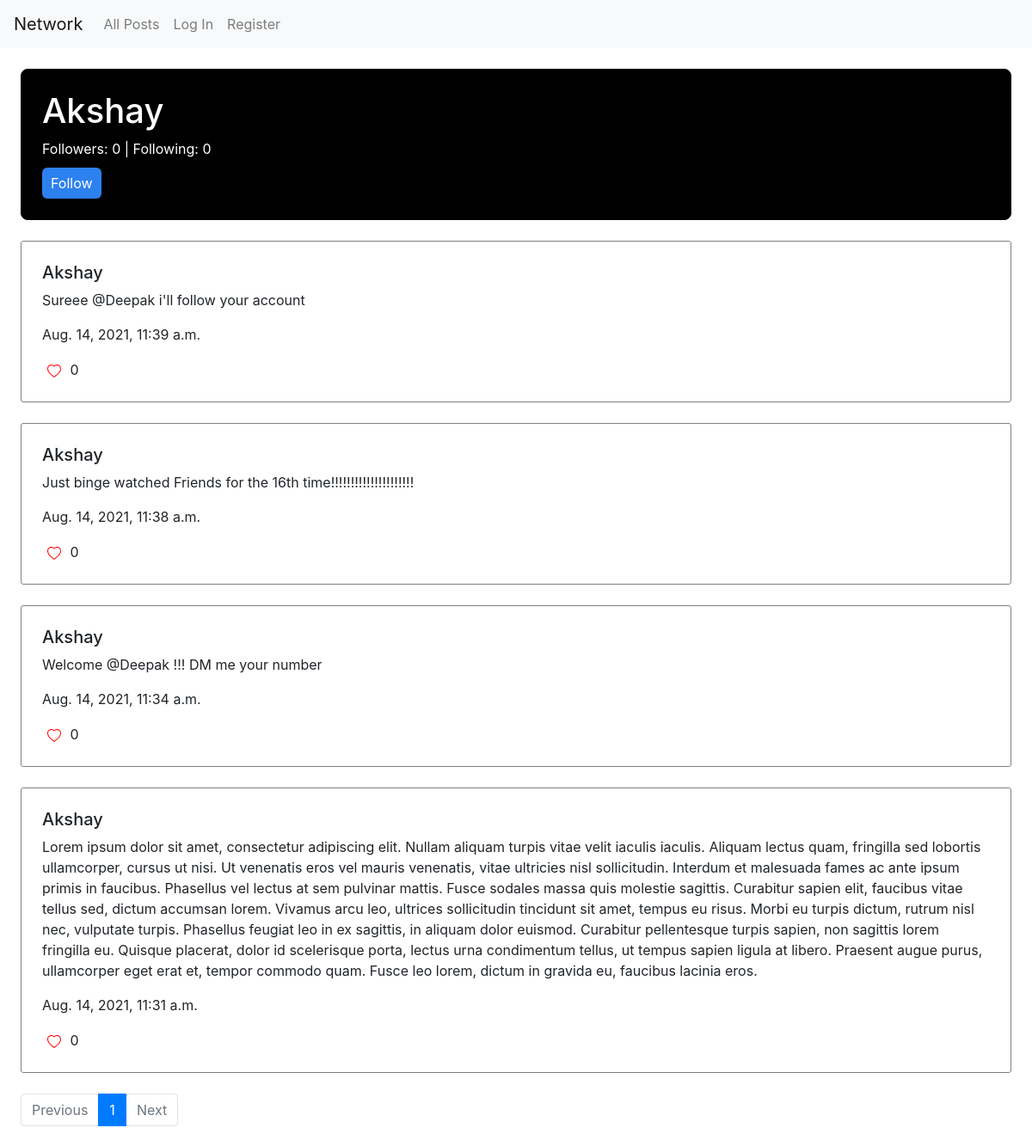
Screenshot of /user/Akshay with the database file from the repository.
### network/models.py (models this page shows, shortened)
class User(AbstractUser):
    pass

class Profile(models.Model):
    person=models.ForeignKey(User,on_delete=models.CASCADE,related_name="person",default=None)
    following=models.ManyToManyField(User,blank=True,related_name="followers")
    follower=models.ManyToManyField(User,blank=True,related_name="following")

class Post(models.Model):
    poster=models.ForeignKey(User,on_delete=models.CASCADE,related_name="poster")
    post_content=models.TextField(default=None,verbose_name="New Post")
    date=models.DateTimeField(default=datetime.datetime.now())
    likes=models.ManyToManyField(User,blank=True,related_name="post")

### network/views.py (the view)
# urls.py: path("user/<str:username>",views.profile_view,name="profile"),
def profile_view(request,username):
    profile=User.objects.get(username=username)
    posts_by_this_user=Post.objects.filter(poster=profile)
    follower_following=Profile.objects.get(person=profile)
    is_follow=False
    if request.user in follower_following.follower.all():
        is_follow=True
    posts_by_this_user=posts_by_this_user[::-1]
    paginator = Paginator(posts_by_this_user, 10)
    page_number = request.GET.get('page')
    page_obj = paginator.get_page(page_number)
    return render(request,"network/profile.html", {
        "page_obj":page_obj,
        "profile":profile,
        "profile_stats":follower_following,
        "is_follow":is_follow
    })

### network/templates/network/profile.html (shortened to what this page needs)
{% extends "network/layout.html" %}
{% block body %}
    <div style="display: grid; grid-template-columns: 100%;">
        <div style="margin-top: 2%; margin-left: 2%; margin-right: 2%; border: 1px solid black; padding: 2%; border-radius: 8px; background-color: black; color: white;">
            <h1>{{profile}}</h1>
            <div>Followers: <span>{{profile_stats.follower.all.count}}</span> | Following: {{profile_stats.following.all.count}}</div>
            {% if profile != request.user %}
                <div><button class="button_blue" id="follow_unfollow" style="margin-top: 10px;">
                    {% if is_follow %}Unfollow{% else %}Follow{% endif %}
                </button></div>
            {% endif %}
        </div>
    <div style="display: grid; grid-template-columns: 100%;">
        {% for post in page_obj %}
            <div id="normal_div{{post.id}}" style="margin-top: 2%; margin-left: 2%; margin-right: 2%; border: 1px solid gray; padding: 2%; border-radius: 3px;">
                <h5>{{post.poster}}</h5>
                <p id="content{{post.id}}" >{{post.post_content}}</p>
                <p>{{post.date}}</p>
                <div>
                    {% if request.user in post.likes.all %}
                        <button style="background-color: transparent; border: none; outline: none;" data-like_status="0" onclick="sendRequest(this.id,this.getAttribute('data-like_status'))" id="{{post.id}}" class="like_button"><svg xmlns="http://www.w3.org/2000/svg" width="16" height="16" fill="currentColor" class="bi bi-heart-fill" viewBox="0 0 16 16" style="color: red;">
                            <path fill-rule="evenodd" d="M8 1.314C12.438-3.248 23.534 4.735 8 15-7.534 4.736 3.562-3.248 8 1.314z"/></svg>
                        </button>
                    {% else %}
                        <button style="background-color: transparent; border: none; outline: none;" data-like_status="1" onclick="sendRequest(this.id,this.getAttribute('data-like_status'))" id="{{post.id}}" class="like_button">
                        </button>
                    {% endif %}
                    <span id="likecount{{post.id}}">{{ post.likes.all.count }}</span>
                </div>
            </div>
        {% endfor %}
    </div>
    <nav style="margin-left: 2%; margin-top: 2%;" aria-label="...">
        <ul class="pagination">
            {% if page_obj.has_previous %}
                <li class="page-item">
                    <a class="page-link" href="?page={{page_obj.previous_page_number}}">Previous</a>
                </li>
            {% else %}
                <li class="page-item disabled">
                    <a class="page-link" href="#" tabindex="-1" aria-disabled="true">Previous</a>
                </li>
            {% endif %}
          <li class="page-item active" aria-current="page">
            <a class="page-link" href="?page={{page_obj.number}}">{{page_obj.number}}</a>
          </li>
            {% if page_obj.has_next %}
            <li class="page-item">
                <a class="page-link" href="?page={{page_obj.next_page_number}}">Next</a>
            </li>
            {% else %}
                <li class="page-item disabled">
                    <a class="page-link" href="#" tabindex="-1" aria-disabled="true">Next</a>
                </li>
            {% endif %}
        </ul>
    </nav>
{% endblock %}

### network/static/network/styles.css (style rules this page uses)
.button_blue { background-color: rgb(45, 129, 238); border-radius: 6px; border-color: rgb(45, 129, 238); border: 0; padding: 6px; color: white; padding-left: 10px; padding-right: 10px; }

### rows the page displays
User: username "Akshay"
Profile: follower.all.count "0", following.all.count "0"
Post: poster "Akshay", post_content "Sureee @Deepak i'll follow your account", date "Aug. 14, 2021, 11:39 a.m.", likes.all.count "0"
Post: poster "Akshay", post_content "Just binge watched Friends for the 16th time!!!!!!!!!!!!!!!!!!!!!", date "Aug. 14, 2021, 11:38 a.m.", likes.all.count "0"
Post: poster "Akshay", post_content "Welcome @Deepak !!! DM me your number", date "Aug. 14, 2021, 11:34 a.m.", likes.all.count "0"
Post: poster "Akshay", post_content "Lorem ipsum dolor sit amet, consectetur adipiscing elit. Nullam aliquam turpis vitae velit iaculis iaculis. Aliquam lectus quam, fringilla sed lobortis ullamcorper, cursus ut nisi. Ut venenatis eros vel mauris venenatis, vitae ultricies nisl sollicitudin. Interdum et malesuada fames ac ante ipsum primis in faucibus. Phasellus vel lectus at sem pulvinar mattis. Fusce sodales massa quis molestie sagittis. Curabitur sapien elit, faucibus vitae tellus sed, dictum accumsan lorem. Vivamus arcu leo, ultrices sollicitudin tincidunt sit amet, tempus eu risus. Morbi eu turpis dictum, rutrum nisl nec, vulputate turpis. Phasellus feugiat leo in ex sagittis, in aliquam dolor euismod. Curabitur…", date "Aug. 14, 2021, 11:31 a.m.", likes.all.count "0"

### other values shown
{{ page_obj.number }} "1"
